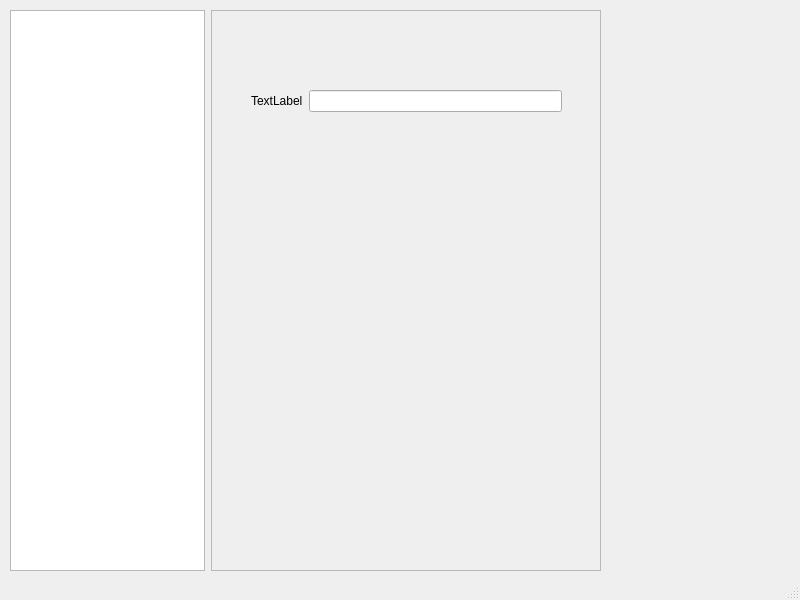
<?xml version="1.0" encoding="UTF-8"?>
<ui version="4.0">
 <class>MainWindow</class>
 <widget class="QMainWindow" name="MainWindow">
  <property name="geometry">
   <rect>
    <x>0</x>
    <y>0</y>
    <width>800</width>
    <height>600</height>
   </rect>
  </property>
  <property name="sizePolicy">
   <sizepolicy hsizetype="Fixed" vsizetype="Preferred">
    <horstretch>0</horstretch>
    <verstretch>0</verstretch>
   </sizepolicy>
  </property>
  <property name="windowTitle">
   <string>MainWindow</string>
  </property>
  <widget class="QWidget" name="centralwidget">
   <widget class="QWidget" name="horizontalLayoutWidget">
    <property name="geometry">
     <rect>
      <x>10</x>
      <y>10</y>
      <width>591</width>
      <height>561</height>
     </rect>
    </property>
    <layout class="QHBoxLayout" name="horizontalLayout">
     <item>
      <widget class="QTreeView" name="treeView">
       <property name="sizePolicy">
        <sizepolicy hsizetype="Expanding" vsizetype="Expanding">
         <horstretch>1</horstretch>
         <verstretch>0</verstretch>
        </sizepolicy>
       </property>
      </widget>
     </item>
     <item>
      <widget class="QFrame" name="frame">
       <property name="sizePolicy">
        <sizepolicy hsizetype="Expanding" vsizetype="Expanding">
         <horstretch>2</horstretch>
         <verstretch>0</verstretch>
        </sizepolicy>
       </property>
       <property name="frameShape">
        <enum>QFrame::StyledPanel</enum>
       </property>
       <property name="frameShadow">
        <enum>QFrame::Raised</enum>
       </property>
       <widget class="QWidget" name="formLayoutWidget">
        <property name="geometry">
         <rect>
          <x>40</x>
          <y>80</y>
          <width>311</width>
          <height>401</height>
         </rect>
        </property>
        <layout class="QFormLayout" name="formLayout">
         <item row="0" column="0">
          <widget class="QLabel" name="label">
           <property name="text">
            <string>TextLabel</string>
           </property>
          </widget>
         </item>
         <item row="0" column="1">
          <widget class="QLineEdit" name="lineEdit"/>
         </item>
        </layout>
       </widget>
      </widget>
     </item>
    </layout>
   </widget>
  </widget>
  <widget class="QMenuBar" name="menubar">
   <property name="geometry">
    <rect>
     <x>0</x>
     <y>0</y>
     <width>800</width>
     <height>26</height>
    </rect>
   </property>
  </widget>
  <widget class="QStatusBar" name="statusbar"/>
 </widget>
 <resources/>
 <connections/>
</ui>
